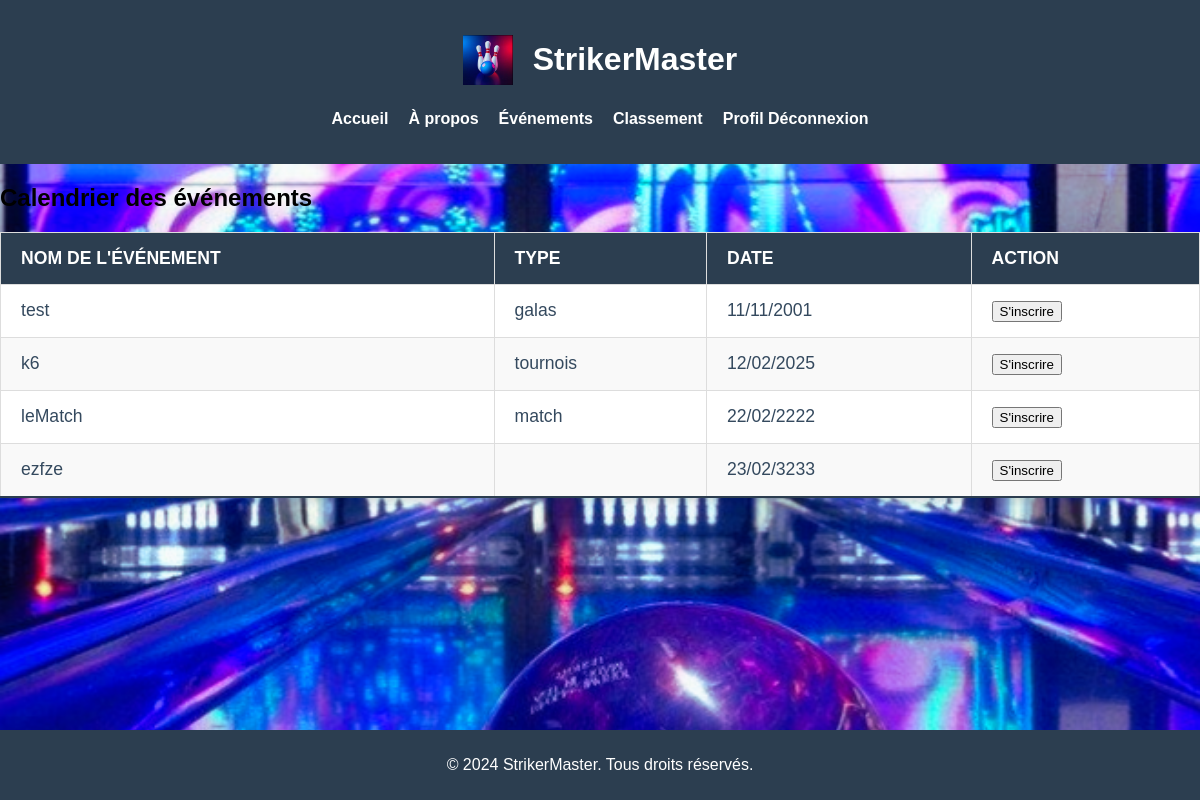
The app's page /calendrier.php (signed in) with its own data.
### tables this page shows
CREATE TABLE IF NOT EXISTS `calendrier` (
  `id` int NOT NULL AUTO_INCREMENT,
  `nom_event` varchar(255) NOT NULL,
  `type_event` enum('match','tournois','galas') NOT NULL,
  `date_event` date NOT NULL,
  PRIMARY KEY (`id`)
);

### calendrier.php (the view, shortened to what this page needs)
<?php
$host = '127.0.0.1';
$dbname = 'strikermaster';
$username = 'root';
$password = '';
try {
    $pdo = new PDO("mysql:host=$host;dbname=$dbname;charset=utf8mb4", $username, $password);
    $pdo->setAttribute(PDO::ATTR_ERRMODE, PDO::ERRMODE_EXCEPTION);
} catch (PDOException $e) {
    die("Erreur de connexion à la base de données : " . $e->getMessage());
}
try {
    $stmt = $pdo->query("SELECT id, nom_event, type_event, DATE_FORMAT(date_event, '%d/%m/%Y') AS date_event_formatted FROM calendrier ORDER BY date_event ASC");
    $events = $stmt->fetchAll(PDO::FETCH_ASSOC);
} catch (PDOException $e) {
    die("Erreur lors de la récupération des événements : " . $e->getMessage());
}
?>
<!DOCTYPE html>
<html lang="fr">
<head>
    <link rel="stylesheet" href="styles.css">
</head>
<body>
    <header>
        <div class="logo">
            <img src="logo.png" alt="Logo StrikerMaster">
            <h1>StrikerMaster</h1>
        </div>
        <nav>
            <ul>
                <li><a href="index.php">Accueil</a></li>
                <li><a href="about.php">À propos</a></li>
                <li><a href="events.php">Événements</a></li>
                <li><a href="classement.php">Classement</a></li>
                <li>
                    <?php if (isset($_SESSION['username'])): ?>
                        <a href="profile.php">Profil</a>
                        <a href="deconnexion.php">Déconnexion</a>
                    <?php else: ?>
                        <a href="connexion.php">Connexion</a>
                    <?php endif; ?>
                </li>
            </ul>
        </nav>
    </header>
    <main>
        <h2>Calendrier des événements</h2>
        <?php if (count($events) > 0): ?>
            <table>
                <thead>
                    <tr>
                        <th>Nom de l'événement</th>
                        <th>Type</th>
                        <th>Date</th>
                        <th>Action</th>
                    </tr>
                </thead>
                <tbody>
                    <?php foreach ($events as $event): ?>
                        <tr>
                            <td><?= htmlspecialchars($event['nom_event']); ?></td>
                            <td><?= htmlspecialchars($event['type_event']); ?></td>
                            <td><?= htmlspecialchars($event['date_event_formatted']); ?></td>
                            <td>
                                <form action="calendrier.php" method="POST">
                                    <button type="submit">S'inscrire</button>
                                </form>
                            </td>
                        </tr>
                    <?php endforeach; ?>
                </tbody>
            </table>
        <?php else: ?>
            <p>Aucun événement à afficher pour le moment.</p>
        <?php endif; ?>
    </main>
    <footer>
        <p>&copy; 2024 StrikerMaster. Tous droits réservés.</p>
    </footer>
</body>
</html>

### styles.css (style rules this page uses)
body { font-family: Arial, sans-serif; margin: 0; padding: 0; background-image: url('background.png'); background-size: cover; display: flex; flex-direction: column; min-height: 100vh; }
header { background-color: #2c3e50; color: #ffffff; padding: 20px; text-align: center; }
header .logo { display: flex; align-items: center; justify-content: center; gap: 10px; }
header .logo img { height: 50px; margin-right: 10px; }
header nav ul { list-style: none; padding: 0; display: flex; justify-content: center; gap: 20px; margin-top: 10px; }
header nav ul li { display: inline; }
header nav ul li a { text-decoration: none; color: #ffffff; font-weight: bold; }
table { width: 100%; border-collapse: collapse; margin: 20px 0; font-size: 1.1em; text-align: left; border-radius: 10px; box-shadow: 0 4px 6px rgba(0, 0, 0, 0.1); background-color: #ffffff; }
table thead tr { background-color: #2c3e50; color: #ffffff; text-align: left; font-weight: bold; border-radius: 10px; }
table th, table td { padding: 15px 20px; border: 1px solid #ddd; }
table tbody tr:nth-child(even) { background-color: #f9f9f9; }
table tbody tr:last-child { border-bottom: 2px solid #2c3e50; }
table th { text-transform: uppercase; }
table td { color: #34495e; }
footer { text-align: center; padding: 10px 0; background-color: #2c3e50; color: #ffffff; margin-top: auto; }

### records on screen
calendrier: nom_event "test", type_event "galas", date_event_formatted "11/11/2001"
calendrier: nom_event "k6", type_event "tournois", date_event_formatted "12/02/2025"
calendrier: nom_event "leMatch", type_event "match", date_event_formatted "22/02/2222"
calendrier: nom_event "ezfze", date_event_formatted "23/02/3233"
